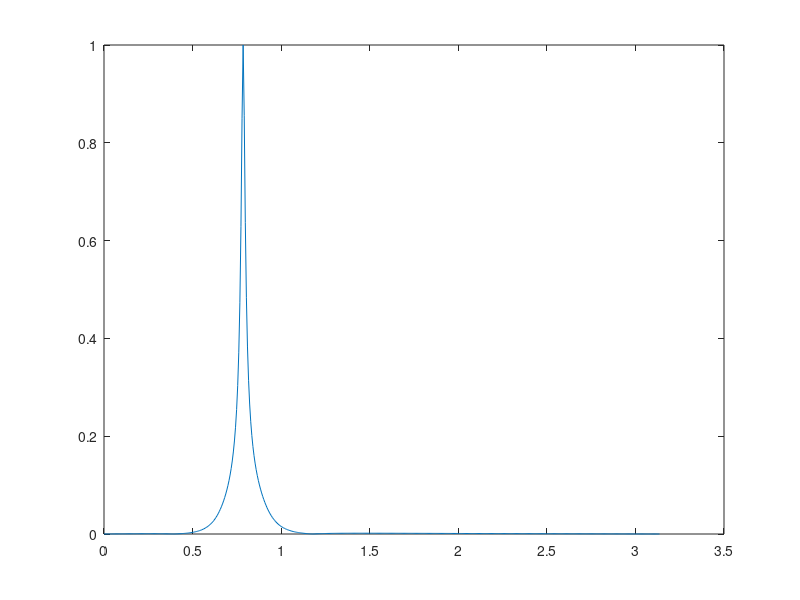
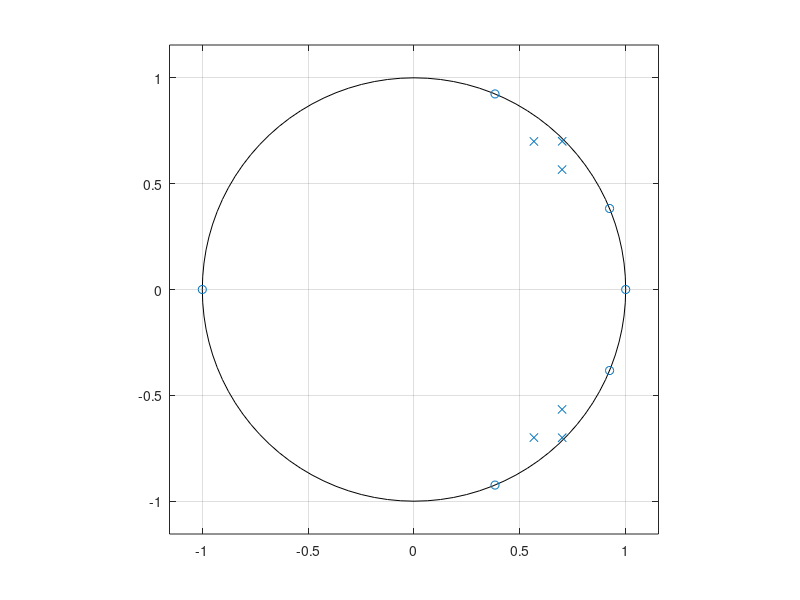

Reproduce these figures in MATLAB, in order.
%% Experimento 2.3 - Filtros Digitais
% Exemplos e Experimentos baseados no livro:
% DINIZ, P. S. R., DA SILVA, E. A. B., e LIMA NETTO, S. Processamento Digital de Sinais: Projeto e Análise de Sistemas. 2. ed. Porto Alegre: Bookman, 2014. 976 p. ISBN 978-8582601235.
% FILE: Exp2_3.m
 
clc; clear all; close all;
%% 1º filtro
p1 = 0.9*exp(1j*pi/4);
p2 = 0.9*exp(1j*3*pi/4);
Z = [1 -1 j -j]'; P = [p1 p1' p2 p2']'; %p1' é o conjugado
[num,den] = zp2tf(Z,P,1); % é o mesmo que num = poly(z)*1 e den = poly(p)
[h,w] = freqz(num,den);
figure(1); plot(w/pi,abs(h)/max(abs(h)));
%figure(1); plot(w/pi,20*log10(abs(h))/max(abs(h)));
figure(2); zplane(num,den);
 
%% 2º filtro
z1 = exp(1j*pi/8);
z2 = exp(1j*3*pi/8);
p1 = 0.9*exp(1j*pi/4);
Z = [1 -1 z1 z1' z2 z2']';
P = [p1 p1' p1 p1' p1 p1']';
[num,den] = zp2tf(Z,P,1);
[h,w] = freqz(num,den);
figure(1); plot(w,abs(h)/max(abs(h)));
figure(2); zplane(num,den);
 
%% 3º filtro
z1 = exp(1j*pi/8);
z2 = exp(1j*3*pi/8);
p1 = 0.99*exp(1j*pi/4);
p2 = 0.9*exp(1j*pi/4 - 1j*pi/30);
p3 = 0.9*exp(1j*pi/4 + 1j*pi/30);
Z = [1 -1 z1 z1' z2 z2']';
P = [p1 p1' p2 p2' p3 p3']';
[num,den] = zp2tf(Z,P,1);
[h,w] = freqz(num,den);
figure(1); plot(w,abs(h)/max(abs(h)));
figure(2); zplane(num,den);